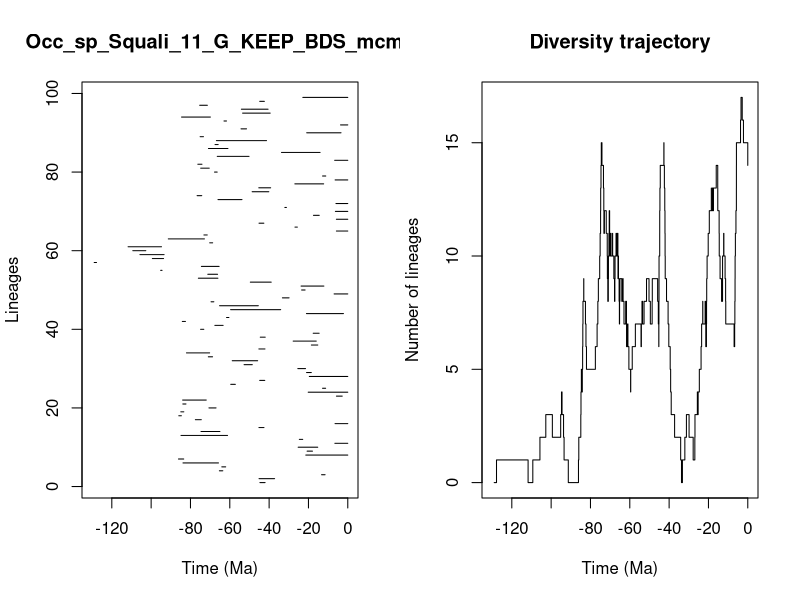

R code for this plot:


pdf(file='../Results/Species/5_MA_bins_EP_FT/pyrate_mcmc_logs/Occ_sp_Squali_11_G_KEEP_BDS_mcmc_LTT.pdf',width=0.6*20, height=0.6*10)
title = "Occ_sp_Squali_11_G_KEEP_BDS_mcmc"
ts=c(44.67600044066993, 45.12681589788998,13.325982500163828,65.29321989162754,64.06535641124367,83.80877725325955,86.10239315125061,21.35201263340365,20.686883286660468,25.235174365950776,6.566934537488811,24.638651068982394,84.81948812110983,74.64416677003193,45.17677693360588,6.47140698430791,77.50866507054845,85.93320735057635,84.91240045571065,70.60749932730752,83.89201855274642,83.98583840486427,5.771773082417462,20.12662116940794,12.830188642018575,59.519442607715874,44.78744544809013,19.566556662953683,20.960515439966375,25.403889347064833,52.74014974258323,58.75900638106354,70.92053089266103,82.03010070470901,45.21444641067335,18.51426801310991,27.769890463191054,44.50387251794393,17.58609172586959,74.85120416040188,67.59642937108082,84.14476583181684,61.65091387716679,21.021593877122495,59.58911322333322,65.19645155247119,69.5299669660984,33.23829366416083,6.95531271063272,23.469710794882428,23.751584223498526,49.55637867034725,75.9859881314964,71.18096832932137,95.15327215414234,74.44593389045099,128.959964031998,99.38029171720831,105.69776575123214,109.32077227405163,111.71726982916992,70.221141141564,91.27224224545483,73.15784171792542,5.785719841397664,26.85286547160547,45.13886215742217,5.796143795486577,17.453400020698588,6.3024478329334945,32.004687164132534,6.019408938385034,66.00376757054771,76.62458620865706,48.63294518155085,45.25590019281671,26.918326799171275,6.445138538885254,12.820436577160894,67.76985417986943,74.80093120786584,76.25174411223743,6.666517314858495,66.37996122936372,33.70922104057396,70.85457934042665,67.49908087637023,66.80771129906726,75.08396777914301,20.88781924541555,54.29349616015844,3.6847713498327077,62.951565449686086,84.5336309186641,53.48567460273411,54.10894440735609,75.30605930894347,44.77878979828682,22.858320248227137)
te=c(42.05071226071224, 37.21206442029194,11.538481711113588,63.55542097831798,62.090058103505946,65.75354610860965,83.42751171333524,0.0,17.961371854663863,15.27580105936907,0.0,22.912540567750682,61.14306642138242,65.02382780182563,42.620548621666806,0.0,74.49358854157988,84.62770001945398,83.3853469205459,66.99278763867203,82.2889683442403,71.97369246236188,2.824895506930375,0.0,11.265072920065563,57.1687910249495,42.210941704327084,0.0,18.54369588210238,21.483084937444982,48.55812826819301,45.83853715811474,68.76748539978675,70.25545502976777,42.10883001696105,15.255407851623806,16.043643021032825,41.98694282307155,14.568760668510278,73.21604131300178,63.4015043921965,82.5525018169761,60.46009872034295,2.200562800059635,34.127022506658584,45.49442745959183,68.11292022762063,29.853283175674093,0.0,21.695841231434805,12.154882601378786,38.93572163993506,66.04484073571551,66.22164811206197,94.45259242699787,65.43517177167473,127.78193832681205,93.68384531104876,93.4162881886244,102.71272060632971,94.73214913528017,68.72055547678599,72.90752607441762,71.47391971764861,0.0,25.64852988928501,42.68233022571236,0.0,14.513796284311448,0.0,31.20306687984255,0.0,53.80051532154803,74.25923328455319,40.15814472225596,39.22474564612753,12.268888602165557,0.0,11.196469672701102,66.41282968361853,70.45697997968992,74.15626700511706,0.0,50.2250237959532,14.085881282317914,60.94634916401701,65.92030111084576,41.32091139271019,73.38874022091922,3.439454563956312,51.496107944288,0.0,61.68386264470297,69.86537685226477,39.45540388946038,40.522177526122185,71.39906933281006,42.41439579428818,0.0)
div_traj=c(0, 1,0,1,2,3,2,3,4,3,2,1,0,1,2,3,4,5,4,5,6,7,8,9,8,7,6,5,6,7,8,9,10,11,12,13,14,15,14,15,14,13,12,11,12,11,10,9,8,9,10,11,12,11,10,11,10,11,10,9,8,9,10,11,10,11,10,11,10,9,10,9,8,7,8,9,8,9,8,7,8,7,6,7,6,5,4,5,6,7,6,7,8,7,8,9,8,7,8,9,8,7,6,7,8,9,10,11,12,13,14,15,14,13,12,11,10,9,8,7,6,5,4,3,2,1,0,1,2,3,2,1,2,3,4,3,4,5,6,7,8,7,8,7,6,7,8,9,10,11,12,13,12,13,12,13,14,13,12,11,10,9,8,9,10,11,10,9,8,7,6,7,8,9,10,11,12,13,14,15,16,17,16,15,14)
time_events=c(128.959964031998, 127.78193832681205,111.71726982916992,109.32077227405163,105.69776575123214,102.71272060632971,99.38029171720831,95.15327215414234,94.73214913528017,94.45259242699787,93.68384531104876,93.4162881886244,91.27224224545483,86.10239315125061,85.93320735057635,84.91240045571065,84.81948812110983,84.62770001945398,84.5336309186641,84.14476583181684,83.98583840486427,83.89201855274642,83.80877725325955,83.42751171333524,83.3853469205459,82.5525018169761,82.2889683442403,82.03010070470901,77.50866507054845,76.62458620865706,76.25174411223743,75.9859881314964,75.30605930894347,75.08396777914301,74.85120416040188,74.80093120786584,74.64416677003193,74.49358854157988,74.44593389045099,74.25923328455319,74.15626700511706,73.38874022091922,73.21604131300178,73.15784171792542,72.90752607441762,71.97369246236188,71.47391971764861,71.39906933281006,71.18096832932137,70.92053089266103,70.85457934042665,70.60749932730752,70.45697997968992,70.25545502976777,70.221141141564,69.86537685226477,69.5299669660984,68.76748539978675,68.72055547678599,68.11292022762063,67.76985417986943,67.59642937108082,67.49908087637023,66.99278763867203,66.80771129906726,66.41282968361853,66.37996122936372,66.22164811206197,66.04484073571551,66.00376757054771,65.92030111084576,65.75354610860965,65.43517177167473,65.29321989162754,65.19645155247119,65.02382780182563,64.06535641124367,63.55542097831798,63.4015043921965,62.951565449686086,62.090058103505946,61.68386264470297,61.65091387716679,61.14306642138242,60.94634916401701,60.46009872034295,59.58911322333322,59.519442607715874,58.75900638106354,57.1687910249495,54.29349616015844,54.10894440735609,53.80051532154803,53.48567460273411,52.74014974258323,51.496107944288,50.2250237959532,49.55637867034725,48.63294518155085,48.55812826819301,45.83853715811474,45.49442745959183,45.25590019281671,45.21444641067335,45.17677693360588,45.13886215742217,45.12681589788998,44.78744544809013,44.77878979828682,44.67600044066993,44.50387251794393,42.68233022571236,42.620548621666806,42.41439579428818,42.210941704327084,42.10883001696105,42.05071226071224,41.98694282307155,41.32091139271019,40.522177526122185,40.15814472225596,39.45540388946038,39.22474564612753,38.93572163993506,37.21206442029194,34.127022506658584,33.70922104057396,33.23829366416083,32.004687164132534,31.20306687984255,29.853283175674093,27.769890463191054,26.918326799171275,26.85286547160547,25.64852988928501,25.403889347064833,25.235174365950776,24.638651068982394,23.751584223498526,23.469710794882428,22.912540567750682,22.858320248227137,21.695841231434805,21.483084937444982,21.35201263340365,21.021593877122495,20.960515439966375,20.88781924541555,20.686883286660468,20.12662116940794,19.566556662953683,18.54369588210238,18.51426801310991,17.961371854663863,17.58609172586959,17.453400020698588,16.043643021032825,15.27580105936907,15.255407851623806,14.568760668510278,14.513796284311448,14.085881282317914,13.325982500163828,12.830188642018575,12.820436577160894,12.268888602165557,12.154882601378786,11.538481711113588,11.265072920065563,11.196469672701102,6.95531271063272,6.666517314858495,6.566934537488811,6.47140698430791,6.445138538885254,6.3024478329334945,6.019408938385034,5.796143795486577,5.785719841397664,5.771773082417462,3.6847713498327077,3.439454563956312,2.824895506930375,2.200562800059635,0.0)
                par(mfrow=c(1,2))
                L = length(ts)
                plot(ts, 1:L , xlim=c(-max(ts)-1,0), pch=20, type="n", main=title,xlab="Time (Ma)",ylab="Lineages")
                for (i in 1:L){segments(x0=-te[i],y0=i,x1=-ts[i],y1=i)}    
                t = -time_events
                plot(div_traj ~ t,type="s", main = "Diversity trajectory",xlab="Time (Ma)",ylab="Number of lineages",xlim=c(-max(ts)-1,0))
                abline(v=c(65,200,251,367,445),lty=2,col="gray")
                
